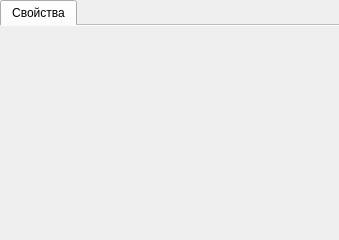
<?xml version="1.0" encoding="UTF-8"?>
<ui version="4.0">
 <class>PropFilter</class>
 <widget class="QWidget" name="PropFilter">
  <property name="geometry">
   <rect>
    <x>0</x>
    <y>0</y>
    <width>339</width>
    <height>240</height>
   </rect>
  </property>
  <property name="windowTitle">
   <string>Form</string>
  </property>
  <layout class="QVBoxLayout" name="verticalLayout">
   <property name="spacing">
    <number>0</number>
   </property>
   <property name="margin">
    <number>0</number>
   </property>
   <item>
    <widget class="QTabWidget" name="tabWidget">
     <property name="currentIndex">
      <number>0</number>
     </property>
     <property name="documentMode">
      <bool>true</bool>
     </property>
     <widget class="QWidget" name="tabProp">
      <attribute name="title">
       <string>Свойства</string>
      </attribute>
      <layout class="QVBoxLayout" name="verticalLayout_3" stretch="0">
       <property name="spacing">
        <number>5</number>
       </property>
       <property name="margin">
        <number>5</number>
       </property>
       <item>
        <widget class="FilterPropWidget" name="propWidget" native="true"/>
       </item>
      </layout>
     </widget>
    </widget>
   </item>
  </layout>
 </widget>
 <customwidgets>
  <customwidget>
   <class>FilterPropWidget</class>
   <extends>QWidget</extends>
   <header>filterpropwidget.h</header>
   <container>1</container>
  </customwidget>
 </customwidgets>
 <resources/>
 <connections/>
</ui>
